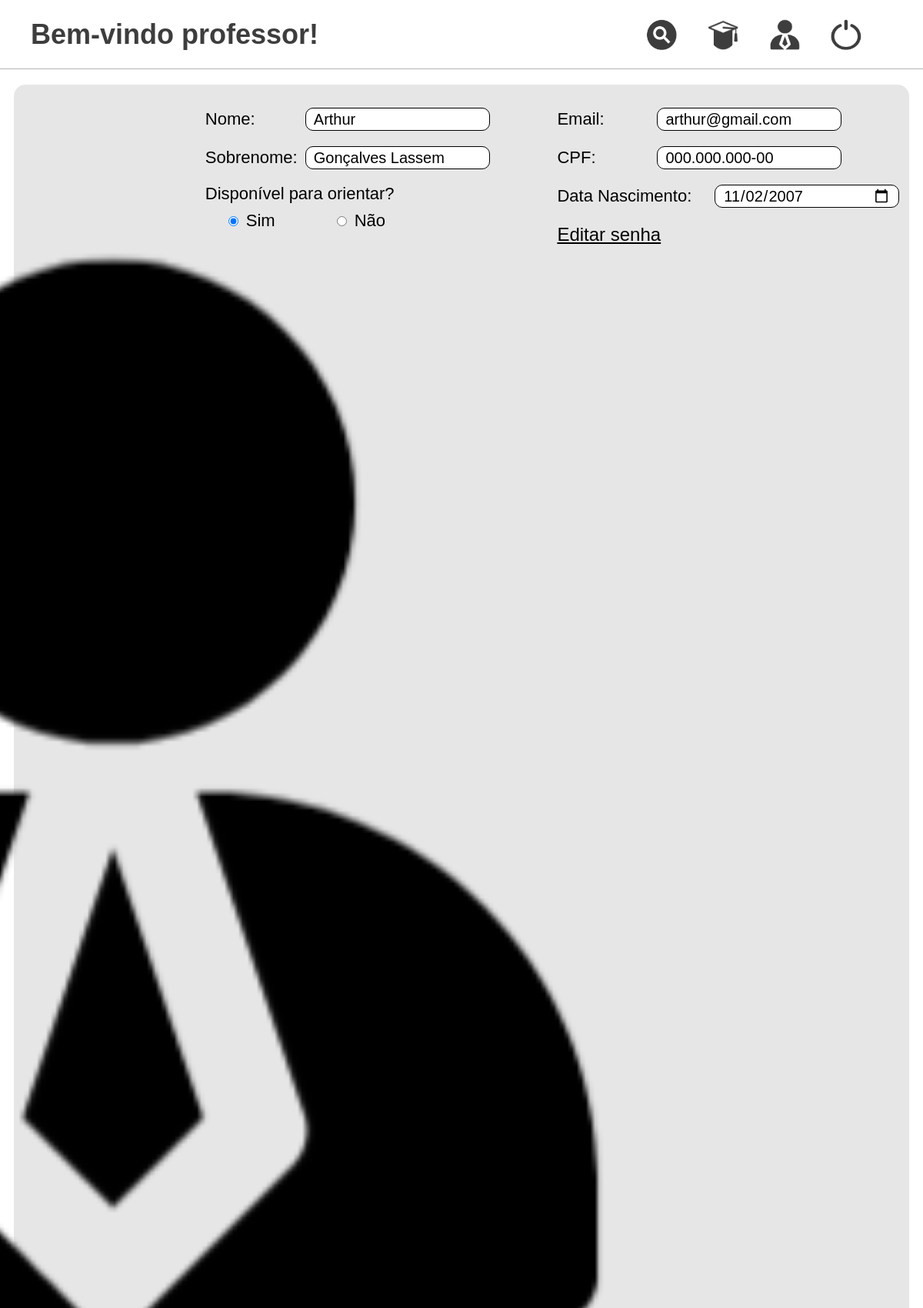
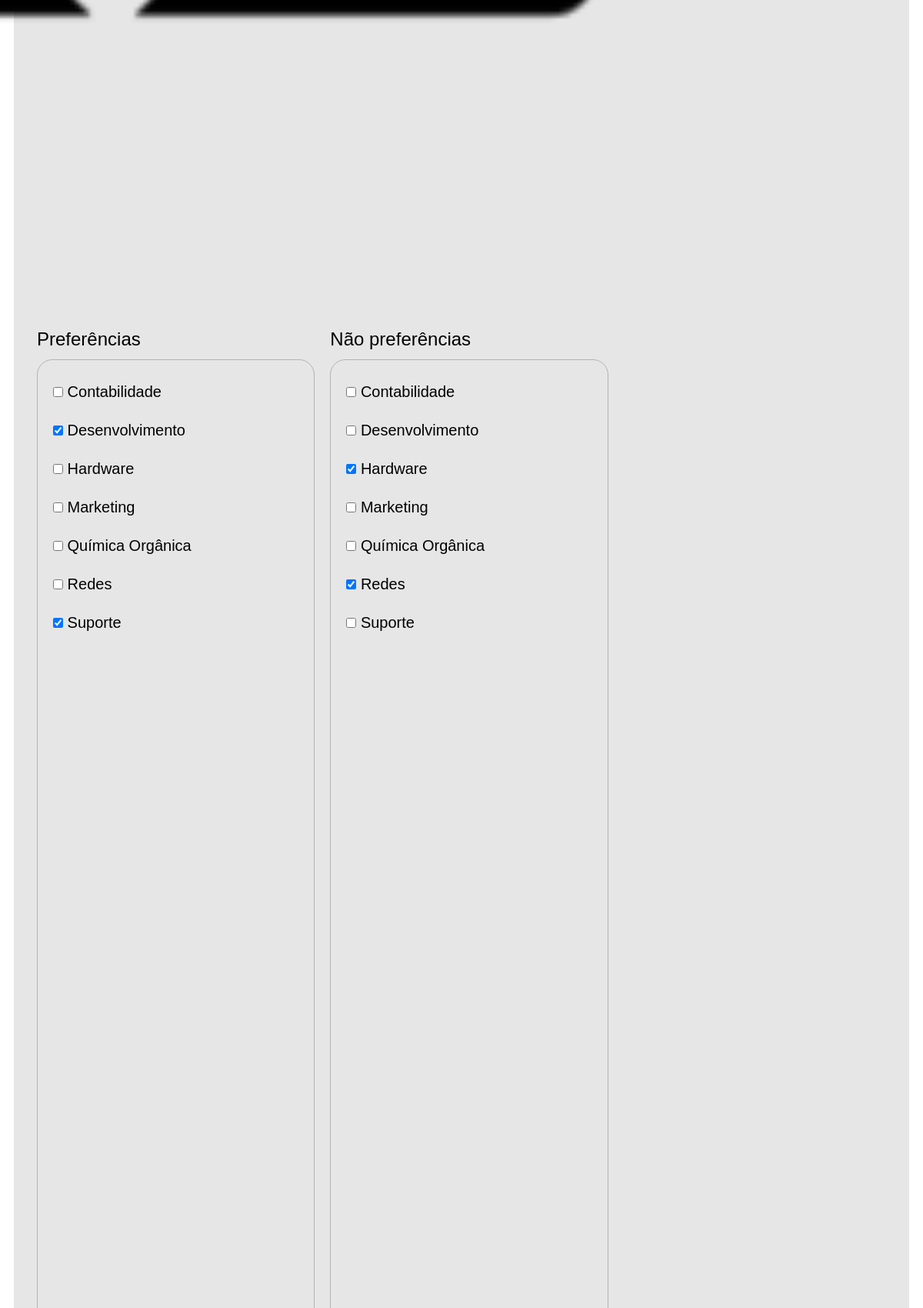
Screenshot of /pages/editar/editarCadastroProfessor.php (signed in, upper part) with the database file from the repository (2 pictures, top to bottom).
### tables this page shows
CREATE TABLE `usuario` (
  `ID_Usuario` int(11) NOT NULL,
  `Nome` varchar(50) DEFAULT NULL,
  `Sobrenome` varchar(50) DEFAULT NULL,
  `Email` varchar(100) DEFAULT NULL,
  `Senha` varchar(255) DEFAULT NULL,
  `Tipo_Usuario` varchar(20) DEFAULT NULL,
  `Status_Cadastro` varchar(20) DEFAULT 'ativo',
  `ID_Foto` int(11) DEFAULT NULL,
  `CPF` varchar(20) DEFAULT NULL,
  `Data_Nascimento` date DEFAULT NULL
);

CREATE TABLE `preferencia` (
  `ID_Preferencia` int(11) NOT NULL,
  `Descricao` varchar(100) DEFAULT NULL,
  `ID_Curso` int(11) DEFAULT NULL
);

### src/bd/MySQL.php (called while the page is built, shortened)
<?php
class MySQL {
	private $connection;
	public function __construct() {
		$this->connection = new \mysqli(HOST, USUARIO, SENHA, BANCO);
		$this->connection->set_charset("utf8");
	}
	public function search(string $sql, string $types, array $params) : array {
		$stmt = $this->connection->prepare($sql);
		if(!($types == "" || empty($params))) {
			$stmt->bind_param($types, ...$params);
		}
		$stmt->execute();
		$result = $stmt->get_result();
    	return $result ? $result->fetch_all(MYSQLI_ASSOC) : [];
	}
}
?>

### src/classes/Usuario.php (called while the page is built, shortened)
<?php
class Usuario {
    protected int $idUsuario;
    protected int $idFoto;
    protected string $nome;
    protected string $sobrenome;
    protected string $senha;
    protected string $email;
    protected string $tipoUsuario;
    protected string $cpf;
    protected string $dataNascimento;
    protected string $statusCadastro = "Ativo";
    public function __construct(string $email, string $senha) {
        $this->email = $email;
        $this->senha = $senha;
    }
    public static function findUsuario(int $idUsuario) : Usuario {
        $conexao = new MySQL();
        $tipos = "i";
        $params = [$idUsuario];
        $sql = "SELECT *, DATE_FORMAT(u.Data_Nascimento, '%d/%m/%Y') AS Data_Nascimento FROM usuario u
        WHERE u.ID_Usuario = ? AND u.Status_Cadastro = 'ativo'";
        $resultados = $conexao->search($sql, $tipos, $params);
        $resultado = $resultados[0];
        $usuario = new Usuario($resultado["Email"], $resultado["Senha"]);
        $usuario->setIdUsuario($resultado["ID_Usuario"]);
        $usuario->setIdFoto($resultado["ID_Foto"]);
        $usuario->setNome($resultado["Nome"]);
        $usuario->setSobrenome($resultado["Sobrenome"]);
        $usuario->setTipoUsuario($resultado["Tipo_Usuario"]);
        $usuario->setStatusCadastro($resultado["Status_Cadastro"]);
        $usuario->setDataNascimento($resultado["Data_Nascimento"]);
        $usuario->setCPF($resultado["CPF"]);
        $usuario->setPreferencias();
        return $usuario;
    }
    public function setPreferencias() : void {
        $conexao = new MySQL();
        $tipos = "i";
        $params = [$this->idUsuario];
        $sql = "SELECT * FROM preferencia p
        JOIN usuario_preferencia up ON up.ID_Preferencia = p.ID_Preferencia WHERE up.Prefere = 'sim' AND up.ID_Usuario = ? ORDER BY p.Descricao";
        $resultados = $conexao->search($sql, $tipos, $params);
        $sql = "SELECT * FROM preferencia p
        JOIN usuario_preferencia up ON up.ID_Preferencia = p.ID_Preferencia WHERE up.Prefere = 'nao' AND up.ID_Usuario = ? ORDER BY p.Descricao";
        $resultados = $conexao->search($sql, $tipos, $params);
    }
    public function getIdUsuario() : int {
        return $this->idUsuario;
    }
    public function setIdUsuario(int $idUsuario) : void {
        $this->idUsuario = $idUsuario;
    }
    public function getIdFoto() : int {
        return $this->idFoto;
    }
    public function setIdFoto(int $idFoto) : void {
        $this->idFoto = $idFoto;
    }
    public function getEmail() : string {
        return $this->email;
    }
    public function getNome() : string {
        return $this->nome;
    }
    public function setNome(string $nome) : void {
        $this->nome = $nome;
    }
    public function getSobrenome() : string {
        return $this->sobrenome;
    }
    public function setSobrenome(string $sobrenome) : void {
        $this->sobrenome = $sobrenome;
    }
    public function getSenha() : string {
        return $this->senha;
    }
    public function getTipoUsuario() : string {
        return $this->tipoUsuario;
    }
    public function setTipoUsuario(string $tipoUsuario) : void {
        $this->tipoUsuario = $tipoUsuario;
    }
    public function getStatusCadastro() : string {
        return $this->statusCadastro;
    }
    public function setStatusCadastro(string $statusCadastro) : void {
        $this->statusCadastro = $statusCadastro;
    }
    public function getDataNascimento() : string {
        return $this->dataNascimento;
    }
    public function setDataNascimento(string $dataNascimento) : void {
        $this->dataNascimento = $dataNascimento;
    }
    public function getCPF() : string {
        return $this->cpf;
    }
    public function setCPF(string $cpf) : void {
        $this->cpf = $cpf;
    }
}
?>

### src/classes/Professor.php (called while the page is built, shortened)
<?php
class Professor extends Usuario {
    public static function findProfessor($idProfessor) : Professor {
        $usuario = parent::findUsuario($idProfessor);
        $connection = new MySQL();
        $tipos = "i";
        $params = [$idProfessor];
        $sql = "SELECT * FROM professor p WHERE p.ID_Professor = ?";
        $resultados = $connection->search($sql, $tipos, $params);
        $resultado = $resultados[0];
        $professor = new Professor($usuario->getEmail(), $usuario->getSenha());
        $professor->setIdUsuario( $usuario->getIdUsuario() );
        $professor->setNome( $usuario->getNome() );
        $professor->setSobrenome( $usuario->getSobrenome() );
        $professor->setTipoUsuario( $usuario->getTipoUsuario() );
        $professor->setIdFoto( $usuario->getIdFoto() );
        $professor->setStatusCadastro( $usuario->getStatusCadastro() );
        $professor->setDataNascimento( $usuario->getDataNascimento() );
        $professor->setCPF( $usuario->getCPF() );
        $professor->setPreferencias();
        $professor->setStatusDisponibilidade($resultado["Status_Disponibilidade"]);
        return $professor;
    }
}
?>

### src/classes/Preferencia.php (called while the page is built, shortened)
<?php
class Preferencia {
    private int $idPreferencia;
    private string $descricao;
    public function __construct(string $descricao) {
        $this->descricao = $descricao;
    }
    public static function findAllPreferencias() : array {
        $connection = new MySQL();
        $preferencias = [];
        $tipos = "";
        $params = [];
        $sql = "SELECT * FROM preferencia p ORDER BY p.Descricao";
        $resultados = $connection->search($sql, $tipos, $params);
        foreach($resultados as $resultado) {
            $preferencia = new Preferencia($resultado["Descricao"]);
            $preferencia->setIdPreferencia($resultado["ID_Preferencia"]);
            $preferencias[] = $preferencia;
        }
        return $preferencias;
    }
    public function getIdPreferencia() : int {
        return $this->idPreferencia;
    }
    public function setIdPreferencia($idPreferencia) : void {
        $this->idPreferencia = $idPreferencia;
    }
    public function getDescricao() : string {
        return $this->descricao;
    }
}
?>

### pages/editar/editarCadastroProfessor.php (the view, shortened to what this page needs)
<?php
$professor = Professor::findProfessor($_SESSION["idUsuario"]);
$preferencias = Preferencia::findAllPreferencias();
?>
<!DOCTYPE html>
<html lang="pt-BR">
<head>
    <link rel="stylesheet" href="./../../src/styles/reset.css">
    <link rel="stylesheet" href="./../../src/styles/styleEditar.css">
</head>
<body>
    <div class="container">
        <?php
        require_once __DIR__ . "/../../menu.php";
        ?>
        <main>
            <form action="./editarCadastroProfessor.php" method="post">
                <section class="dados">
                    <section class="imagem">
                        <figure>
                            <img src="./../../icones/iconProf.png" alt="Icone Professor">
                        </figure>
                    </section>
                    <section class="dados-input">
                        <section>
                            <label for="nome">Nome:</label>
                            <input type="text" name="nome"  value="<?php echo $professor->getNome(); ?>" required>
                        </section>
                        <section>
                            <label for="sobrenome">Sobrenome:</label>
                            <input type="text" name="sobrenome"  value="<?php echo $professor->getSobrenome(); ?>" required>
                        </section>
                        <section class="radio">
                            <label for="disponivel">Disponível para orientar?</label>
                            <div class="disponibilidade">
                                <?php
                                $opcoes = ["sim" => "", "nao" => ""];
                                $opcoes[$professor->getStatusDisponibilidade()] = "checked";
                                echo "<label><input type='radio' name='disponivel' value='sim' {$opcoes['sim']} required>Sim</label>";
                                echo "<label><input type='radio' name='disponivel' value='nao' {$opcoes['nao']} required>Não</label>";
                                ?>
                            </div>
                        </section>
                    </section>
                    <section class="dados-input">
                        <section>
                            <label for="email">Email:</label>
                            <input type="email" name="email" value="<?php echo $professor->getEmail(); ?>" required>
                        </section>
                        <section>
                            <label for="cpf">CPF:</label>
                            <input type="texto" name="cpf" pattern="^(?=(?:.*\d){11}$)(?:\d{11}|\d{3}\.\d{3}\.\d{3}-\d{2})$" id="cpf" placeholder="___.___.___-__" value="<?php echo $professor->getCPF(); ?>" required>
                        </section>
                        <section class="more-space">
                            <label for="dataNascimento">Data Nascimento:</label>
                            <input type="date" name="dataNascimento"  value="<?php echo date("Y-m-d", strtotime(str_replace("/", "-", $professor->getDataNAscimento())));; ?>" max="<?php echo date('Y-m-d'); ?>" required>
                        </section>
                        <section id=divEditSenha>
                            <a href="editarSenhaProf.php" id='editSenha'>Editar senha </a>
                        </section>
                        </section>
                    </section>
                <section class="preferencias">
                    <section>
                        <p>Preferências</p>
                        <div>
                            <?php
                            foreach($preferencias as $preferencia) {
                                $selected = array_key_exists($preferencia->getIdPreferencia(), $professor->getPreferencias()) ? "checked" : "";
                                echo "<label><input type='checkbox' name='preferencias[]' value={$preferencia->getIdPreferencia()} {$selected}> {$preferencia->getDescricao()}</label>";
                            }
                            ?>
                        </div>
                    </section>
                    <section>
                        <p>Não preferências</p>
                        <div>
                            <?php
                            foreach($preferencias as $preferencia) {
                                $selected = array_key_exists($preferencia->getIdPreferencia(), $professor->getNaoPreferencias()) ? "checked" : "";
                                echo "<label><input type='checkbox' name='naoPreferencias[]' value={$preferencia->getIdPreferencia()} {$selected}> {$preferencia->getDescricao()}</label>";
                            }
                            ?>
                        </div>
                    </section>
                </section>
            </form>
        </main>
    </div>
</body>
</html>

### src/styles/styleEditar.css (style rules this page uses)
main { display: flex; justify-content: center; align-items: center; }
form { width: 97%; height: 140vh; background-color: rgb(230, 230, 230); border-radius: 15px; margin: 20px; padding: 10px; display: grid; grid-template-rows: 36% 46% 18%; grid-template-columns: 100%; }
.dados, .preferencias, .links { width: 100%; height: 100%; }
.dados { display: grid; grid-template-columns: 20% 40% 40%; }
.imagem figure { width: 90%; height: 90%; display: flex; justify-content: center; align-items: center; }
.imagem figure img { width: auto; height: 80%; filter: brightness(0); }
.dados-input { height: 100%; padding-left: 10px; padding-top: 10px; display: grid; grid-auto-rows: 50px; grid-template-columns: 100%; }
.dados-input section { display: grid; grid-template-columns: 130px 1fr; align-items: center; }
.more-space { gap: 30px; grid-template-columns: auto 1fr !important; }
.dados-input section label { font-size: 22px; }
.dados-input section input:not([type~="radio"]), select, option, .cidades > input { width: clamp(120px, 20vw, 300px); height: 30px; padding: 0 10px; font-size: 20px; border: 1px solid black; border-radius: 10px; }
.radio { height: 100px; display: grid; grid-template-rows: 0.8fr 1fr !important; grid-template-columns: 100% !important; }
.disponibilidade { height: 100%; }
.disponibilidade { width: 100%; gap: 80px; padding-left: 30px; display: flex; align-items: flex-start; }
.disponibilidade label { gap: 10px; display: flex; align-items: center; }
.preferencias { display: grid; grid-template-rows: 100%; grid-template-columns: repeat(3, 1fr); }
.preferencias section { padding-left: 20px; display: grid; grid-template-rows: 40px 1fr; grid-template-columns: 100%; }
.preferencias section div, .sugestoes { width: 100%; height: 100%; padding: 30px 20px; display: grid; grid-template-columns: 100%; grid-auto-rows: 50px; border: 1px solid #b3b3b3; border-radius: 20px; overflow-y: scroll; }
.preferencias section div label, .item-sugestao { font-size: 20px; }
#divEditSenha { display: flex; flex-direction: row; }

### src/styles/menu.css (style rules this page uses)
.container { width: 100vw; height: 100vh; display: grid; grid-template-rows: 90px 1fr; grid-template-columns: 100%; overflow: auto; }
header, main { width: 100%; height: 100%; }

### rows the page displays
usuario: nome "Arthur", sobrenome "Gonçalves Lassem", email "arthur@gmail.com", cpf "000.000.000-00"
preferencia: Descricao "Contabilidade"
preferencia: Descricao "Desenvolvimento"
preferencia: Descricao "Hardware"
preferencia: Descricao "Marketing"
preferencia: Descricao "Química Orgânica"
preferencia: Descricao "Redes"
preferencia: Descricao "Suporte"

### other values shown
$_SESSION['tipoUsuario'] "professor"
